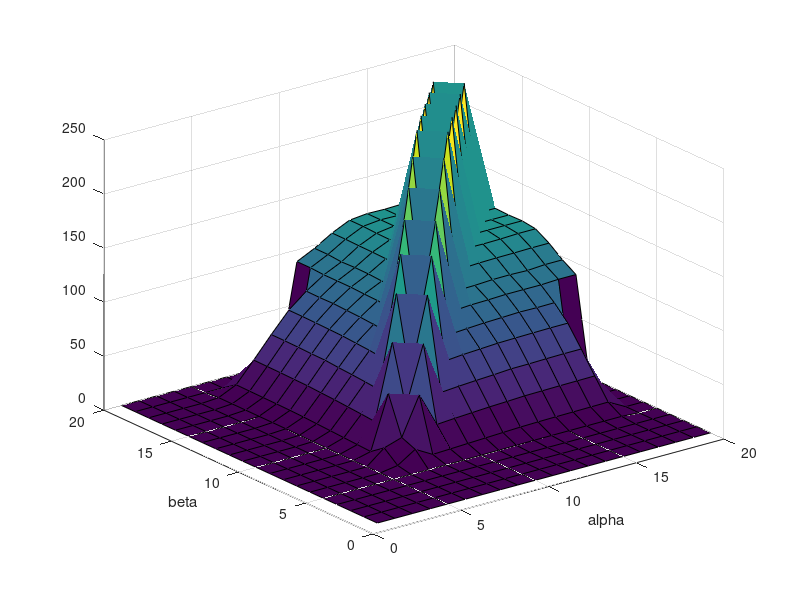

The MATLAB source for this figure: (Note: this script raises an error after producing the figure.)
load('20Mat')
% meshgrid style 
% cols of alpha = const.
% cols of beta  = additional values;
uRange = [0, 1000]
[X,Y] = meshgrid(linspace(uRange(1),uRange(2),20), ...
                 linspace(uRange(1),uRange(2),20));
grid_FORC.alpha = X;
grid_FORC.beta = Y;
matX=mat;
matX=matX-diag(diag(matX));
grid_FORC.f = mat'+matX

figure;
surf(grid_FORC.f)
xlabel('alpha')
ylabel('beta')
%%
load('100Mat1')
%grid_FORC.f(end,:)=grid_FORC.f(end-1,:)
%grid_FORC.f(end,end)=grid_FORC.f(end-1,end-1)
% grid_FORC.f(:,1) = 0
% save('100Mat1','grid_FORC')

matX=grid_FORC.f;
matX=matX-diag(diag(matX));
grid_FORC.f = grid_FORC.f'+matX
save('100Mat1','grid_FORC')
figure;
surf(grid_FORC.alpha, grid_FORC.beta, grid_FORC.f)
xlabel('alpha')
ylabel('beta')
interp2(grid_FORC.alpha,grid_FORC.beta,grid_FORC.f,598.4090,598.4090)
%%
uMin = grid_FORC.alpha(1,1);
yMin = grid_FORC.f(1,1);

figure; hold all;
subCurves=2;
subPoints=4;

Nalpha = size(grid_FORC.alpha,2);

for idxCol = 1:subCurves:Nalpha
    
    rng = 1:subPoints:idxCol;
    if (rng(end) ~= idxCol)
        rng(end+1)=idxCol;
    end
    curveX = [uMin; grid_FORC.beta(rng,idxCol)];
    curveY = [yMin; grid_FORC.f(rng,idxCol)];
    
    plot(curveX,curveY,'-x')
end

rng = 1:1:Nalpha;
if (rng(end) ~= Nalpha)
	rng(end+1)=Nalpha;
end

vals = diag(grid_FORC.f);
plot(grid_FORC.alpha(end,rng),vals(rng),'k-x','LineWidth',1)

%%
